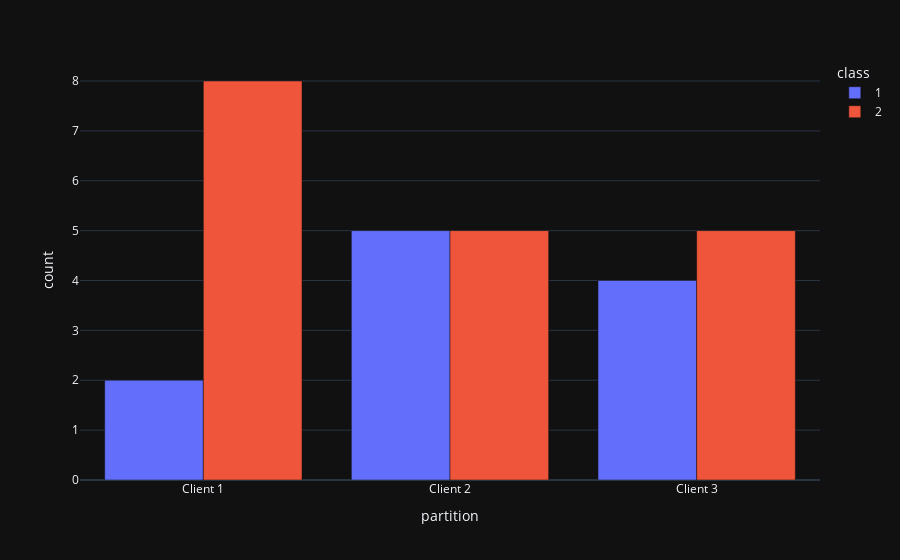

This figure's notebook cell:
### Markdown cell above
## Create labels file

### Code cell
import plotly.graph_objects as go
import numpy as np
import pandas as pd
import plotly.express as px
# a = 2
# b = 4
# swap = partitions[a]
# partitions[a] = partitions[b]
# partitions[b] = swap

df: pd.DataFrame = pd.DataFrame()
for partition, partition_indices in partitions.items():
    labels:pd.Series = samples_df.iloc[partition_indices]["who_grading"]
    counts = labels.value_counts().reset_index().sort_values("who_grading")
    counts["partition"] = f"Client {partition+1}"
    df = pd.concat([df, counts])
df = df.rename(columns={"who_grading": "class"})
df = df.astype({"class": str, "partition": str, "count":int})
fig = px.bar(df, x="partition", y="count",
             color='class', barmode='group')

# Display the figure
fig.show()

### Figure 1 — Plotly figure (JSON) as saved in the notebook; plotly's stock layout.template omitted (floating-point values rounded to 4 significant figures)
{"data": [{"alignmentgroup": "True", "hovertemplate": "class=1<br>partition=%{x}<br>count=%{y}<extra></extra>", "legendgroup": "1", "marker": {"color": "#636efa", "pattern": {"shape": ""}}, "name": "1", "offsetgroup": "1", "orientation": "v", "showlegend": true, "textposition": "auto", "x": ["Client 1", "Client 2", "Client 3"], "xaxis": "x", "y": [2, 5, 4], "yaxis": "y", "type": "bar"}, {"alignmentgroup": "True", "hovertemplate": "class=2<br>partition=%{x}<br>count=%{y}<extra></extra>", "legendgroup": "2", "marker": {"color": "#EF553B", "pattern": {"shape": ""}}, "name": "2", "offsetgroup": "2", "orientation": "v", "showlegend": true, "textposition": "auto", "x": ["Client 1", "Client 2", "Client 3"], "xaxis": "x", "y": [8, 5, 5], "yaxis": "y", "type": "bar"}], "layout": {"xaxis": {"anchor": "y", "domain": [0.0, 1.0], "title": {"text": "partition"}}, "yaxis": {"anchor": "x", "domain": [0.0, 1.0], "title": {"text": "count"}}, "legend": {"title": {"text": "class"}, "tracegroupgap": 0}, "margin": {"t": 60}, "barmode": "group"}}
